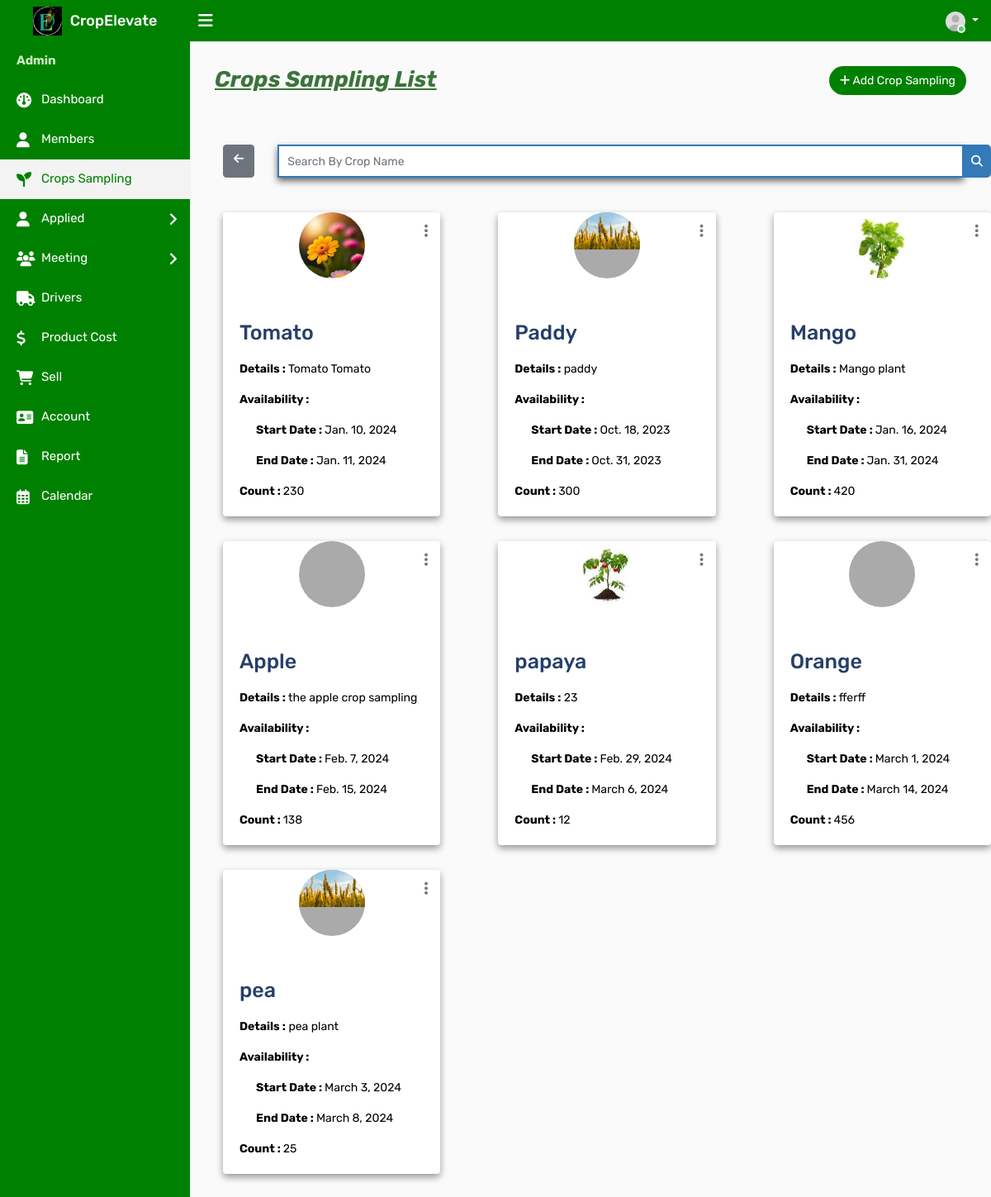
/adcrop, run on the app's committed database.
### ceapp/models.py (models this page shows)
class Crop(models.Model):
    Namec = models.CharField(max_length=100)
    des = models.TextField()
    start_date = models.DateField(null=True, blank=True)
    end_date = models.DateField(null=True, blank=True)
    count = models.PositiveIntegerField(default=0)
    crop_photo = models.ImageField(upload_to='crop_photos/', blank=True, null=True)
    is_active = models.BooleanField(default=True)
    created_at = models.DateTimeField(auto_now_add=True)
    current = models.BooleanField(default=False)

### ceapp/views.py (the view)
# urls.py: path('adcrop',views.adcrop,name='adcrop'),
def adcrop(request):
    crops = Crop.objects.all()
    return render(request, 'admintemp/adcrop.html', {'crops': crops})

### templates/admintemp/adcrop.html (shortened to what this page needs)
{% load static %}
<!DOCTYPE html>
<html lang="en">
<head>
    <link rel="stylesheet" type="text/css" href="{% static 'assets/css/bootstrap.min.css' %}">
    <link rel="stylesheet" type="text/css" href="{% static 'assets/css/dataTables.bootstrap4.min.css' %}">
    <link rel="stylesheet" type="text/css" href="{% static 'assets/css/font-awesome.min.css' %}">
    <link rel="stylesheet" type="text/css" href="{% static 'assets/css/style.css' %}">
    <link rel="stylesheet" href="https://cdnjs.cloudflare.com/ajax/libs/font-awesome/6.2.0/css/all.min.css">
</head>
<body>
    <div class="main-wrapper">
        <div class="header">
			<div class="header-left">
				<a href="{% url 'adindex' %}" class="logo">
					<img src="{% static 'assets/img/adminlogo1.png' %}" width="35" height="35" alt=""> <span>CropElevate</span>
				</a>
			</div>
			<a id="toggle_btn" href="javascript:void(0);"><i class="fa fa-bars"></i></a>
            <ul class="nav user-menu float-right">
                <li class="nav-item dropdown has-arrow">
                    <a href="#" class="dropdown-toggle nav-link user-link" data-toggle="dropdown">
                        <span class="user-img"><img class="rounded-circle" src="{% static 'assets/img/user.jpg' %}" width="40" alt="Admin">
							<span class="status online"></span></span>
                    </a>
                </li>
            </ul>
        </div>
        <div class="sidebar" id="sidebar">
            <div class="sidebar-inner slimscroll">
                <div id="sidebar-menu" class="sidebar-menu">
                    <ul>
                        <li class="menu-title" style="color:#c9edbe; font-weight:bold;">Admin</li>
                        <li>
                            <a href="{% url 'adindex' %}"><i class="fa fa-dashboard"></i> <span>Dashboard</span></a>
                        </li>
						<li>
                            <a href="{% url 'admember' %}"><i class="fa fa-user"></i> <span>Members</span></a>
                        </li>
                        <li class="active">
                            <a href="{% url 'adcrop' %}"><i class="fas fa-seedling fa-2x"></i> <span>Crops Sampling</span></a>
                        </li>
                        <li class="submenu green-background">
                            <a href="#"><i class="fa fa-user"></i> Applied <span class="menu-arrow"></span></a>
                        </li>
                        <li class="submenu green-background">
                            <a href="#"><i class="fas fa-users fa-2x"></i>  Meeting<span class="menu-arrow"></span></a>
                        </li>
                        <li>
                            <a href="{% url 'driver' %}"><i class="fas fa-truck"></i> <span>Drivers</span></a>
                        </li>
                        <li>
                            <a href="{% url 'adproductcost' %}"><i class="fas fa-dollar-sign"></i> <span>Product Cost</span></a>
                        </li>
                        <li>
                            <a href="{% url 'adselldetails' %}"><i class="fas fa-shopping-cart"></i> <span>Sell</span></a>
                        </li>
                        <li>
                            <a href="{% url 'all_accounts' %}"><i class="fa fa-address-card"></i> <span>Account</span></a>
                        </li>
                        <li>
                            <a href="{% url 'adreport' %}"><i class="fas fa-file-text"></i>
                            </i> <span>Report</span></a>
                        </li>
                        <li>
                            <a href="{% url 'adcalendar' %}"><i class="far fa-calendar-alt fa-2x"></i>
                                <span>Calendar</span></a>
                        </li>
                    </ul>
                </div>
            </div>
        </div>
                </div>
                <div class="page-wrapper">
                    <div class="content">
                        <div class="row">
                            <div class="col-sm-5 col-5">
                                <h4 class="page-title" style="font-size:27px; color:#3c733c;" id="croplist"><b><i><u>Crops Sampling List</b></i></u></h4>
                            </div>
                            <div class="col-sm-7 col-7 text-right m-b-30">
                                <a href="{% url 'adaddcrop' %}" class="btn btn-primary btn-rounded" style="background-color: green; color: white;" id="addcro"><i class="fa fa-plus"></i> Add Crop Sampling</a>
                            </div>
                        </div>
                        </div>
                        <div class="row">
                            <div class="col-md-12">
                                <form id="search-form" method="GET" action="{% url 'search_crop' %}">
                                    <div class="input-group">
                                        <a href="{% url 'adcrop' %}" class="btn btn-secondary" style="margin-left:40px;"><i class="fa fa-arrow-left"></i></a>&ensp;&ensp;&ensp;&ensp;
                                        <input type="text" class="form-control custom-search-input" name="cropname" placeholder="Search By Crop Name">
                                        <div class="input-group-append">
                                            <button class="btn btn-primary custom-search-btn" type="submit"><i class="fa fa-search"></i></button>
                                        </div>
                                    </div>
                                </form>
                            </div>
                        </div><br><br>
                        <div class="row">
                            {% for crop in crops %}
                            <div class="col-md-4">
                                <div class="card" style="box-shadow: 0 4px 8px 0 rgba(0, 0, 0, 0.4); margin-left:40px;">
                                    <div class="dropdown profile-action">
                                        <a href="#" class="action-icon dropdown-toggle" data-toggle="dropdown" aria-expanded="false"><i class="fa fa-ellipsis-v"></i></a>
                                    </div>
                                    <div class="doctor-img">
                                        <a class="avatar" href="#"><img alt="" src="{{ crop.crop_photo.url }}"></a>
                                       </div>
                                    <div class="card-body">
                                        <p>
                                        <h5 class="card-title" style="color:#253f69; font-size: 25px;">{{ crop.Namec }}</h5>
                                        <p class="card-text" style="color:black;"><b>Details :</b>  {{ crop.des }}</p>
                                        <p class="card-text" style="color:black;"><b>Availability :</b></p>
                                        <p class="card-text" style= "padding-left:20px; color:black;"><b>Start Date : </b> {{ crop.start_date }}</p>
                                        <p class="card-text"  style= "padding-left:20px; color:black;"><b>End Date :  </b>{{ crop.end_date }}</p>
                                        <p class="card-text"style="color:black;"><b>Count : </b> {{ crop.count }}</p>
                                    </div>
                                </div>
                            </div>
                            {% endfor %}
                        </div>
		</div>
</body>
</html>

### data on the page
Crop: crop_photo (picture), Namec "Tomato", des "Tomato Tomato", start_date "Jan. 10, 2024", end_date "Jan. 11, 2024", count "230"
Crop: crop_photo (picture), Namec "Paddy", des "paddy", start_date "Oct. 18, 2023", end_date "Oct. 31, 2023", count "300"
Crop: crop_photo (picture), Namec "Mango", des "Mango plant", start_date "Jan. 16, 2024", end_date "Jan. 31, 2024", count "420"
Crop: Namec "Apple", des "the apple crop sampling", start_date "Feb. 7, 2024", end_date "Feb. 15, 2024", count "138"
Crop: crop_photo (picture), Namec "papaya", des "23", start_date "Feb. 29, 2024", end_date "March 6, 2024", count "12"
Crop: Namec "Orange", des "fferff", start_date "March 1, 2024", end_date "March 14, 2024", count "456"
Crop: crop_photo (picture), Namec "pea", des "pea plant", start_date "March 3, 2024", end_date "March 8, 2024", count "25"
